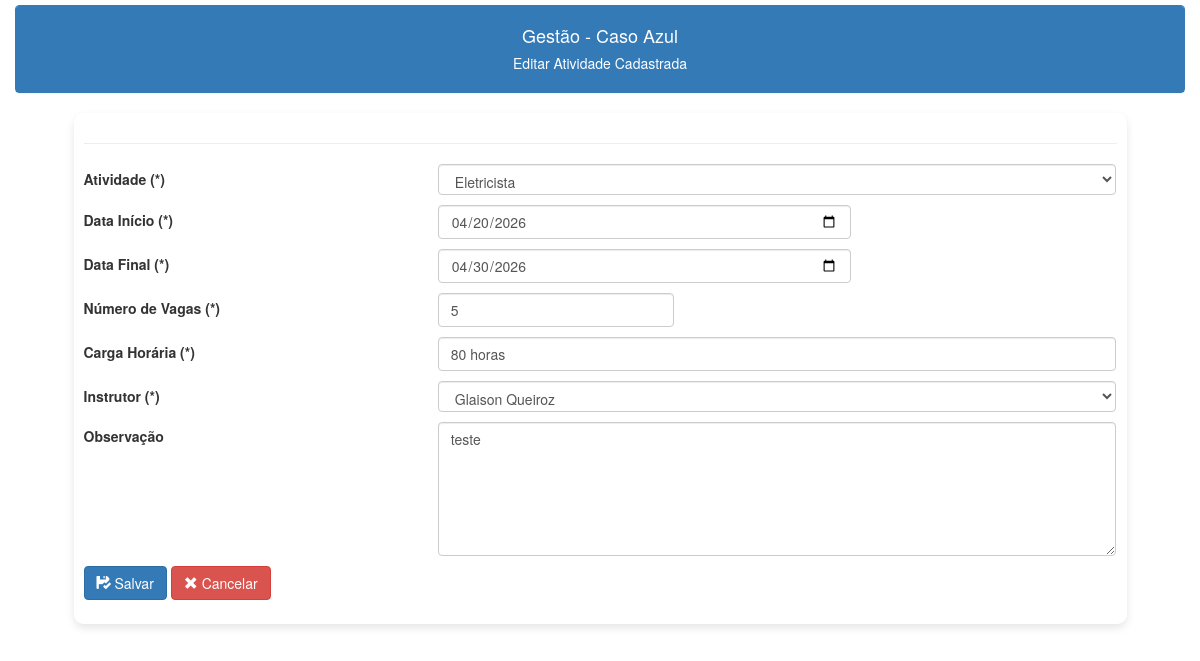
The page /atividades/atividades_editar.php?id=3 on the database its author committed.
### tables this page shows
CREATE TABLE IF NOT EXISTS `atividades_realizadas` (
  `id` int NOT NULL AUTO_INCREMENT,
  `id_curso` int DEFAULT NULL,
  `data_inicio` date DEFAULT NULL,
  `data_final` date DEFAULT NULL,
  `id_instrutor` int DEFAULT NULL,
  `num_vagas` int DEFAULT NULL,
  `carga_horaria` varchar(100) DEFAULT NULL,
  `observacao` blob,
  PRIMARY KEY (`id`),
  KEY `FK_atividades_realizadas_cursos` (`id_curso`),
  KEY `FK_atividades_realizadas_instrutores` (`id_instrutor`),
  CONSTRAINT `FK_atividades_realizadas_cursos` FOREIGN KEY (`id_curso`) REFERENCES `cursos` (`ID`),
  CONSTRAINT `FK_atividades_realizadas_instrutores` FOREIGN KEY (`id_instrutor`) REFERENCES `instrutores` (`id`)
);

### atividades/atividades_editar.php (the view, shortened to what this page needs)
<?php
include("../conexao.php");
include("../links.php");
$id = $_GET['id'] ?? null;
if ($id) {
    $c_sql = "select * from atividades_realizadas where id=$id";
    $result = $conection->query($c_sql);
    $registro = $result->fetch_assoc();
    $c_atividade = $registro['id_curso'] ?? '';
    $c_instrutor = $registro['id_instrutor'] ?? '';
    $c_num_vagas = $registro['num_vagas'] ?? '';
    $c_carga_horaria = $registro['carga_horaria'] ?? '';
    $c_observacao = $registro['observacao'] ?? '';
    $c_data_inicio = isset($registro['data_inicio']) ? date('Y-m-d', strtotime($registro['data_inicio'])) : '';
    $c_data_final = isset($registro['data_final']) ? date('Y-m-d', strtotime($registro['data_final'])) : '';
}
?>
<!DOCTYPE html>
<html lang="pt-BR">
<head>
    <link rel="stylesheet" href="/casaazul/css/basico.css">
</head>
<body>
    <div class="container-fluid">
        <div style="padding-top:5px;">
            <div class="panel panel-primary class">
                <div class="panel-heading text-center">
                    <h4>Gestão - Caso Azul</h4>
                    <h5>Editar Atividade Cadastrada<h5>
                </div>
            </div>
        </div>
        <div class="container content-box">
            <form method="POST" action="">
                <hr>
                <div class="row mb-3">
                    <label class="col-sm-4 col-form-label">Atividade (*)</label>
                    <div class="col-sm-8">
                        <select class="form-control form-control-lg" name="up_atividadeField" id="up_atividadeField" required>
                            <?php
                            $c_sql_atividade = "SELECT ID, DESCRICAO FROM cursos ORDER BY DESCRICAO";
                            $result_atividade = $conection->query($c_sql_atividade);
                            while ($c_linha_atividade = $result_atividade->fetch_assoc()) {
                                $selected = ($c_linha_atividade['ID'] == $c_atividade) ? 'selected' : '';
                                echo "<option value='$c_linha_atividade[ID]' $selected>$c_linha_atividade[DESCRICAO]</option>";
                            }
                            ?>
                        </select>
                    </div>
                </div>
                <div class="row mb-3">
                    <label class="col-sm-4 col-form-label">Data Início (*)</label>
                    <div class="col-sm-5">
                        <input type="date" class="form-control" name="up_data_inicioField" id="up_data_inicioField" value="<?php echo htmlspecialchars($c_data_inicio); ?>" required>
                    </div>
                </div>
                <div class="row mb-3">
                    <label class="col-sm-4 col-form-label">Data Final (*)</label>
                    <div class="col-sm-5">
                        <input type="date" class="form-control" name="up_data_finalField" id="up_data_finalField" value="<?php echo htmlspecialchars($c_data_final); ?>" required>
                    </div>
                </div>
                <div class="row mb-3">
                    <label class="col-sm-4 col-form-label">Número de Vagas (*)</label>
                    <div class="col-sm-3">
                        <input type="number" class="form-control" name="up_num_vagasField" id="up_num_vagasField" value="<?php echo htmlspecialchars($c_num_vagas); ?>" required>
                    </div>
                </div>
                <div class="row mb-3">
                    <label class="col-sm-4 col-form-label">Carga Horária (*)</label>
                    <div class="col-sm-8">
                        <input type="text" class="form-control" name="up_carga_horariaField" id="up_carga_horariaField" value="<?php echo htmlspecialchars($c_carga_horaria); ?>" required>
                    </div>
                </div>
                <div class="row mb-3">
                    <label class="col-sm-4 col-form-label">Instrutor (*)</label>
                    <div class="col-sm-8">
                        <select class="form-control form-control-lg" name="up_instrutorField" id="up_instrutorField" required>
                            <?php
                            $c_sql_instrutor = "SELECT ID, NOME FROM instrutores ORDER BY NOME";
                            $result_instrutor = $conection->query($c_sql_instrutor);
                            while ($c_linha_instrutor = $result_instrutor->fetch_assoc()) {
                                $selected = ($c_linha_instrutor['ID'] == $c_instrutor) ? 'selected' : '';
                                echo "<option value='$c_linha_instrutor[ID]' $selected>$c_linha_instrutor[NOME]</option>";
                            }
                            ?>
                        </select>
                    </div>
                </div>
                <div class ="row mb-3">
                    <label class= "col-sm-4 col-form-label">Observação</label>
                    <div class= "col-sm-8">
                        <textarea class= "form-control" name= "up_observacaoField" id= "up_observacaoField" rows= "6"><?php echo htmlspecialchars($c_observacao); ?></textarea>
                    </div>
                </div>
                <div class ="row mb-3">
                    <div class= "offset-sm-0 col-sm-3">
                        <button type="submit" class="btn btn-primary"><span class="glyphicon glyphicon-floppy-saved"></span> Salvar</button>
                        <a class="btn btn-danger" href="/casaazul/atividades/atividades_lista.php"><span class="glyphicon glyphicon-remove"></span> Cancelar</a>
                    </div>
                </div>
            </form>
        </div>
    </div>
</body>
</html>

### css/basico.css (style rules this page uses)
.content-box { background-color: rgba(255, 255, 255, 0.9); padding: 10px; margin: 10px auto; width: 90%; max-width: 1400px; border-radius: 10px; box-shadow: 0 4px 8px rgba(0, 0, 0, 0.1); }

### rows shown on the page
atividades_realizadas: up_data_inicioField "04/20/2026", up_data_finalField "04/30/2026", up_num_vagasField "5", up_carga_horariaField "80 horas", up_observacaoField "teste"

### other values the page prints
form field up_atividadeField "Eletricista"
form field up_instrutorField "Glaison Queiroz"
